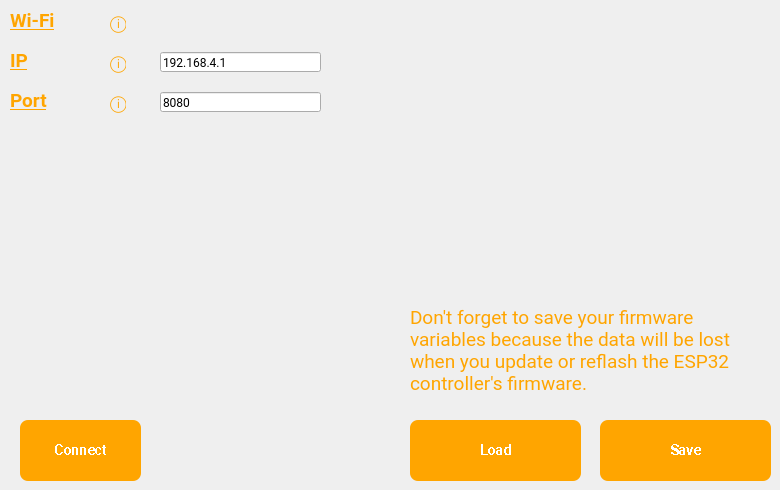
      <widget class="QWidget" name="tab_2">
       <attribute name="title">
        <string>Save/Connection</string>
       </attribute>
       <widget class="QLabel" name="wifi_label">
        <property name="geometry">
         <rect>
          <x>10</x>
          <y>10</y>
          <width>51</width>
          <height>21</height>
         </rect>
        </property>
        <property name="font">
         <font>
          <family>Roboto</family>
          <pointsize>14</pointsize>
          <bold>true</bold>
          <underline>true</underline>
         </font>
        </property>
        <property name="styleSheet">
         <string notr="true">background: transparent;
color: orange;</string>
        </property>
        <property name="text">
         <string>Wi-Fi</string>
        </property>
       </widget>
       <widget class="QLabel" name="wifi_field_i">
        <property name="geometry">
         <rect>
          <x>110</x>
          <y>10</y>
          <width>16</width>
          <height>24</height>
         </rect>
        </property>
        <property name="font">
         <font>
          <family>Roboto</family>
          <pointsize>12</pointsize>
         </font>
        </property>
        <property name="toolTip">
         <string>The maximum absolute value of the integral correction.</string>
        </property>
        <property name="autoFillBackground">
         <bool>false</bool>
        </property>
        <property name="styleSheet">
         <string notr="true">background: transparent;
color: orange;</string>
        </property>
        <property name="text">
         <string>ⓘ</string>
        </property>
       </widget>
       <widget class="QLabel" name="ip_label">
        <property name="geometry">
         <rect>
          <x>10</x>
          <y>50</y>
          <width>51</width>
          <height>21</height>
         </rect>
        </property>
        <property name="font">
         <font>
          <family>Roboto</family>
          <pointsize>14</pointsize>
          <bold>true</bold>
          <underline>true</underline>
         </font>
        </property>
        <property name="styleSheet">
         <string notr="true">background: transparent;
color: orange;</string>
        </property>
        <property name="text">
         <string>IP</string>
        </property>
       </widget>
       <widget class="QLabel" name="ip_field_i">
        <property name="geometry">
         <rect>
          <x>110</x>
          <y>50</y>
          <width>16</width>
          <height>24</height>
         </rect>
        </property>
        <property name="font">
         <font>
          <family>Roboto</family>
          <pointsize>12</pointsize>
         </font>
        </property>
        <property name="toolTip">
         <string>The maximum absolute value of the integral correction.</string>
        </property>
        <property name="autoFillBackground">
         <bool>false</bool>
        </property>
        <property name="styleSheet">
         <string notr="true">background: transparent;
color: orange;</string>
        </property>
        <property name="text">
         <string>ⓘ</string>
        </property>
       </widget>
       <widget class="QLabel" name="port_label">
        <property name="geometry">
         <rect>
          <x>10</x>
          <y>90</y>
          <width>61</width>
          <height>21</height>
         </rect>
        </property>
        <property name="font">
         <font>
          <family>Roboto</family>
          <pointsize>14</pointsize>
          <bold>true</bold>
          <underline>true</underline>
         </font>
        </property>
        <property name="styleSheet">
         <string notr="true">background: transparent;
color: orange;</string>
        </property>
        <property name="text">
         <string>Port</string>
        </property>
       </widget>
       <widget class="QLabel" name="port_field_i">
        <property name="geometry">
         <rect>
          <x>110</x>
          <y>90</y>
          <width>16</width>
          <height>24</height>
         </rect>
        </property>
        <property name="font">
         <font>
          <family>Roboto</family>
          <pointsize>12</pointsize>
         </font>
        </property>
        <property name="toolTip">
         <string>The maximum absolute value of the integral correction.</string>
        </property>
        <property name="autoFillBackground">
         <bool>false</bool>
        </property>
        <property name="styleSheet">
         <string notr="true">background: transparent;
color: orange;</string>
        </property>
        <property name="text">
         <string>ⓘ</string>
        </property>
       </widget>
       <widget class="QLineEdit" name="ip_field">
        <property name="geometry">
         <rect>
          <x>160</x>
          <y>52</y>
          <width>161</width>
          <height>20</height>
         </rect>
        </property>
        <property name="font">
         <font>
          <family>Roboto</family>
         </font>
        </property>
        <property name="text">
         <string>192.168.4.1</string>
        </property>
        <property name="readOnly">
         <bool>false</bool>
        </property>
       </widget>
       <widget class="QLineEdit" name="port_field">
        <property name="geometry">
         <rect>
          <x>160</x>
          <y>92</y>
          <width>161</width>
          <height>20</height>
         </rect>
        </property>
        <property name="font">
         <font>
          <family>Roboto</family>
         </font>
        </property>
        <property name="text">
         <string>8080</string>
        </property>
        <property name="readOnly">
         <bool>false</bool>
        </property>
       </widget>
       <widget class="QLabel" name="wifi_field">
        <property name="geometry">
         <rect>
          <x>160</x>
          <y>13</y>
          <width>151</width>
          <height>18</height>
         </rect>
        </property>
        <property name="text">
         <string/>
        </property>
       </widget>
       <widget class="QPushButton" name="connection_button">
        <property name="geometry">
         <rect>
          <x>20</x>
          <y>420</y>
          <width>121</width>
          <height>61</height>
         </rect>
        </property>
        <property name="font">
         <font>
          <family>Roboto</family>
          <pointsize>-1</pointsize>
          <bold>true</bold>
          <stylestrategy>NoAntialias</stylestrategy>
         </font>
        </property>
        <property name="styleSheet">
         <string notr="true">QPushButton {
    background-color: #FFA500;
    color: white;
    border: none;
    border-radius: 8px;
    padding: 8px 16px;
    font-size: 14px;
}

QPushButton:hover {
    background-color: #FFB732;
}

QPushButton:pressed {
    background-color: #FF8C00;
    padding-top: 10px;
    padding-bottom: 6px;
}

QPushButton:disabled {
    background-color: #cccccc;
    color: #888888;
}</string>
        </property>
        <property name="text">
         <string>Connect</string>
        </property>
        <property name="checkable">
         <bool>false</bool>
        </property>
        <property name="autoRepeat">
         <bool>false</bool>
        </property>
        <property name="autoExclusive">
         <bool>false</bool>
        </property>
       </widget>
       <widget class="QPushButton" name="load_button">
        <property name="geometry">
         <rect>
          <x>410</x>
          <y>420</y>
          <width>171</width>
          <height>61</height>
         </rect>
        </property>
        <property name="font">
         <font>
          <family>Roboto</family>
          <pointsize>-1</pointsize>
          <bold>true</bold>
          <stylestrategy>NoAntialias</stylestrategy>
         </font>
        </property>
        <property name="styleSheet">
         <string notr="true">QPushButton {
    background-color: #FFA500;
    color: white;
    border: none;
    border-radius: 8px;
    padding: 8px 16px;
    font-size: 14px;
}

QPushButton:hover {
    background-color: #FFB732;
}

QPushButton:pressed {
    background-color: #FF8C00;
    padding-top: 10px;
    padding-bottom: 6px;
}

QPushButton:disabled {
    background-color: #cccccc;
    color: #888888;
}</string>
        </property>
        <property name="text">
         <string>Load</string>
        </property>
        <property name="checkable">
         <bool>false</bool>
        </property>
        <property name="autoRepeat">
         <bool>false</bool>
        </property>
        <property name="autoExclusive">
         <bool>false</bool>
        </property>
       </widget>
       <widget class="QPushButton" name="save_button">
        <property name="geometry">
         <rect>
          <x>600</x>
          <y>420</y>
          <width>171</width>
          <height>61</height>
         </rect>
        </property>
        <property name="font">
         <font>
          <family>Roboto</family>
          <pointsize>-1</pointsize>
          <bold>true</bold>
          <stylestrategy>NoAntialias</stylestrategy>
         </font>
        </property>
        <property name="styleSheet">
         <string notr="true">QPushButton {
    background-color: #FFA500;
    color: white;
    border: none;
    border-radius: 8px;
    padding: 8px 16px;
    font-size: 14px;
}

QPushButton:hover {
    background-color: #FFB732;
}

QPushButton:pressed {
    background-color: #FF8C00;
    padding-top: 10px;
    padding-bottom: 6px;
}

QPushButton:disabled {
    background-color: #cccccc;
    color: #888888;
}</string>
        </property>
        <property name="text">
         <string>Save</string>
        </property>
        <property name="checkable">
         <bool>false</bool>
        </property>
        <property name="autoRepeat">
         <bool>false</bool>
        </property>
        <property name="autoExclusive">
         <bool>false</bool>
        </property>
       </widget>
       <widget class="QLabel" name="label">
        <property name="geometry">
         <rect>
          <x>410</x>
          <y>300</y>
          <width>361</width>
          <height>101</height>
         </rect>
        </property>
        <property name="font">
         <font>
          <family>Roboto</family>
          <pointsize>14</pointsize>
         </font>
        </property>
        <property name="styleSheet">
         <string notr="true">background: transparent;
    color: orange;</string>
        </property>
        <property name="text">
         <string>Don't forget to save your firmware variables because the data will be lost when you update or reflash the ESP32 controller's firmware.</string>
        </property>
        <property name="wordWrap">
         <bool>true</bool>
        </property>
       </widget>
      </widget>
